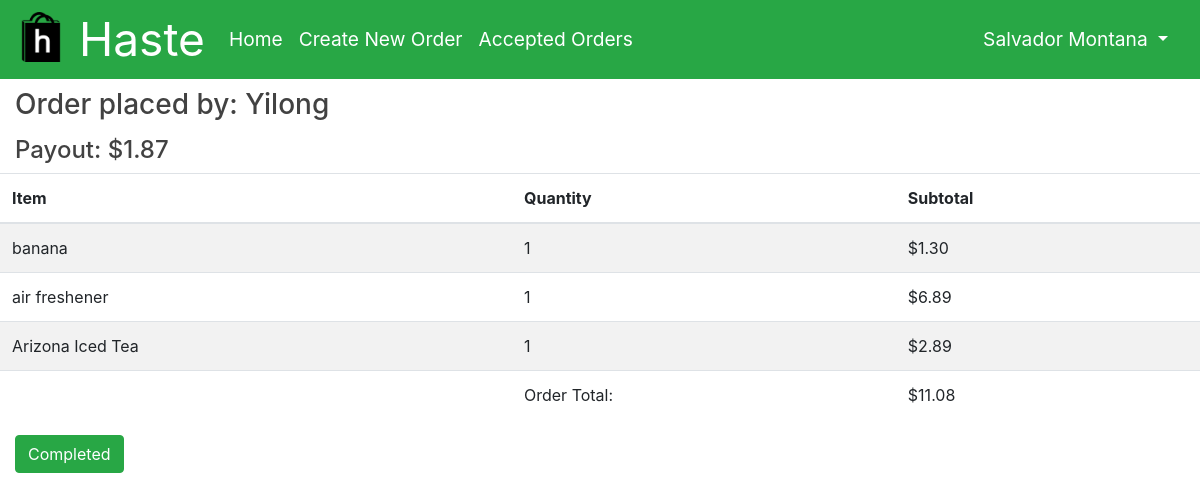
Screenshot of /order/1 (signed in) with the database file from the repository.
### app/models.py (models this page shows, shortened)
class User(UserMixin, db.Model):
    id = db.Column(db.Integer, primary_key=True)
    phone = db.Column(db.String(10), index=True, unique=True)
    email = db.Column(db.String(128), index=True, unique=True)
    password_hash = db.Column(db.String(128))
    first_name = db.Column(db.String(48))
    last_name = db.Column(db.String(48))
    school = db.Column(db.String(128), index=True)
    orders = db.relationship('Order', foreign_keys='[Order.placed_by]', backref='author', lazy='dynamic', cascade="save-update")
    completed_orders = db.relationship('Order', foreign_keys='[Order.accepted_by]', backref='shopper', lazy='dynamic', cascade="save-update")
    balance = db.Column(db.Float, default=0)

class Content(db.Model):
    order_id = db.Column(db.Integer, db.ForeignKey('order.id'), primary_key=True)
    item_id = db.Column(db.Integer, db.ForeignKey('item.id'), primary_key=True)
    quantity = db.Column(db.Integer, default=1)

class Item(db.Model):
    id = db.Column(db.Integer, unique=True, primary_key=True)
    name = db.Column(db.String(128), unique=True, index=True)
    price = db.Column(db.Float)
    in_content = db.relationship('Content', backref='item', lazy='dynamic')

### app/main/routes.py (the view, shortened to what this page needs)
@bp.route('/order/<int:id>', methods=['GET', 'POST'])
@login_required
def order(id):
    order = Order.query.filter_by(id=id).first_or_404()
    items = db.engine.execute("SELECT item.name, item.price, quantity FROM content JOIN item ON content.item_id=item.id WHERE content.order_id=:val", {'val': order.id})
    user = User.query.filter_by(id=order.placed_by).first()
    sum = get_total_price(order)
    payout = get_payout(sum)
    return render_template('order.html', order=order, payout=payout, user=user, items = items, sum=sum)

### app/main/routes.py (called while the page is built)
def get_total_price(order):
    price = db.engine.execute("SELECT ROUND(SUM(content.quantity * item.price), 2) as sum FROM content JOIN item ON content.item_id=item.id WHERE order_id=:val", {'val': order.id})
    sum = 0
    for row in price:
        sum = row['sum']
    return sum

def get_payout(total):
    return total*.0335 + 1.5

### app/models.py (called while the page is built)
@login.user_loader
def load_user(id):
    return User.query.get(int(id))

### app/templates/order.html
{% extends "base.html" %}
{% block content %}
<div class="container-fluid">
    <div class="row">
        <div class="col">
            <h3>Order placed by: {{ order.author.first_name }}</h3>
            <h4>Payout: {{ "$%.2f"|format(payout) }}</h3>
        </div>
    </div>
</div>
<table class="table table-striped">
    <thead>
        <tr>
            <th scope="col">Item</th>
            <th scope="col">Quantity</th>
            <th scope="col">Subtotal</th>
        </tr>
    </thead>
    <tbody>
        {% for item in items %}
        <tr>
            <td scope="row">{{ item[0] }}</td>
            <td scope="row">{{ item[2] }}</td>
            <td scope="row">{{ "$%.2f"|format(item[1]*item[2]) }}</td>
        </tr>
        {% endfor %}
        <tr>
            <td></td>
            <td>Order Total:</td>
            <td>${{ sum }}</td>
    </tbody>
</table>
<div class="col-md-4 m-*-auto">
    {% if order.accepted_by==None %}
    <form method="POST">
        <input type=hidden name="order_id" value="{{ order.id }}">
        <button type="submit" class="btn btn-success">Accept Order</button>
    </form>
    {% else %}
    <a href="{{ url_for('main.complete_order', id=order.id) }}" class="btn btn-success">Completed</a>
    {% endif %}
</div>
{% endblock %}

### app/templates/base.html (shortened to what this page needs)
<!DOCTYPE html>
<html>
<head>
    <link href="https://stackpath.bootstrapcdn.com/bootstrap/4.1.3/css/bootstrap.min.css" rel="stylesheet">
    <link rel="stylesheet" type="text/css" href= "{{ url_for('static',filename='styles.css') }}">
</head>
<body>
    <nav class="navbar navbar-expand-lg navbar-dark bg-success">
        <a class="navbar-brand" href="{{ url_for('main.home') }}">
            <img src="{{ url_for('static',filename='logo.png') }}" width="50" height="50" alt="">
            Haste
        </a>
        <div class="collapse navbar-collapse" id="navbarSupportedContent">
            <ul class="navbar-nav mr-auto">
                <li class="nav-item active">
                    <a class="nav-link" href="{{ url_for('main.home') }}">Home<span class="sr-only">(current)</span></a>
                </li>
                <li class="nav-item active">
                    <a class="nav-link" href="{{ url_for('main.new_order') }}">Create New Order<span class="sr-only">(current)</span></a>
                </li>
                <li class="nav-item active">
                        <a class="nav-link" href="{{ url_for('main.accepted_orders') }}">Accepted Orders<span class="sr-only">(current)</span></a>
                </li>
            </ul>
            <div class="nav-item dropdown">
                <a class="nav-link dropdown-toggle text-white" href="#" id="navbarDropdown" role="button" data-toggle="dropdown" aria-haspopup="true" aria-expanded="false">
                    {{ current_user.first_name }} {{ current_user.last_name }}
                </a>
            </div>
        </div>
    </nav>
    {% block content %}{% endblock %}
</body>

### app/static/styles.css (style rules this page uses)
.btn-success { color: white !important; }
h1, h2, h3, h4, h5, h6 { color: #424242; padding-top: .3em; }
.navbar { padding: 0 1rem; font-size: 1.2rem; }
.navbar-brand { font-size: 2.4em !important; }
nav img { position: relative !important; bottom: 6px !important; }

### rows the page displays
User: first_name "Salvador", last_name "Montana"
User: author.first_name "Yilong"
Content: name "banana", quantity "1"
Item: item[1]*item[2] "$1.30"
Content: name "air freshener", quantity "1"
Item: item[1]*item[2] "$6.89"
Content: name "Arizona Iced Tea", quantity "1"
Item: item[1]*item[2] "$2.89"

### other values shown
{{ "$%.2f"|format(payout) }} "$1.87"
{{ sum }} "11.08"
